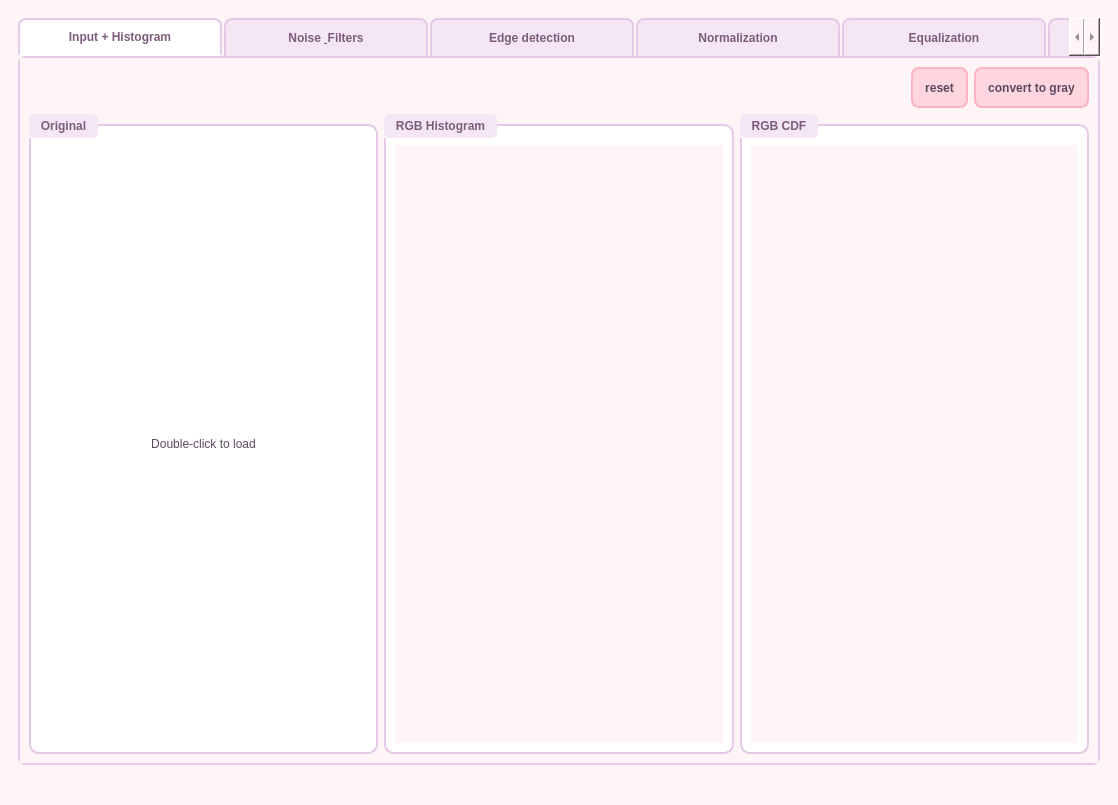
<?xml version="1.0" encoding="UTF-8"?>
<ui version="4.0">
 <class>MainWindow</class>
 <widget class="QMainWindow" name="MainWindow">
  <property name="geometry">
   <rect>
    <x>0</x>
    <y>0</y>
    <width>1118</width>
    <height>771</height>
   </rect>
  </property>
  <property name="windowTitle">
   <string>MainWindow</string>
  </property>
  <property name="styleSheet">
   <string notr="true">QMainWindow {
    background-color: #FFF5F7;
}

QWidget {
    background-color: #FFF5F7;
    color: #5A4A5D;
}

QPushButton {
    background-color: #FFD6E0;
    border: 2px solid #FFB3C6;
    border-radius: 8px;
    padding: 6px 12px;
    color: #5A4A5D;
    font-weight: bold;
    min-height: 25px;
}

QPushButton:hover {
    background-color: #FFE0E9;
    border-color: #FF99B3;
}

QPushButton:pressed {
    background-color: #FFB3C6;
}

QGroupBox {
    border: 2px solid #E6C9E6;
    border-radius: 10px;
    margin-top: 10px;
    padding-top: 10px;
    background-color: #FFFFFF;
    font-weight: bold;
    color: #7B5D7B;
}

QGroupBox::title {
    subcontrol-origin: margin;
    subcontrol-position: top left;
    padding: 5px 10px;
    background-color: #F5E6F5;
    border-radius: 5px;
    color: #7B5D7B;
}

QLabel {
    color: #5A4A5D;
    background-color: transparent;
}

QTabWidget::pane {
    border: 2px solid #E6C9E6;
    border-radius: 8px;
    background-color: #FFFFFF;
}

QTabBar::tab {
    background-color: #F5E6F5;
    border: 2px solid #E6C9E6;
    border-bottom: none;
    border-top-left-radius: 8px;
    border-top-right-radius: 8px;
    padding: 10px 25px;
    margin-right: 2px;
    color: #7B5D7B;
    font-weight: bold;
    min-width: 150px;
}

QTabBar::tab:selected {
    background-color: #FFFFFF;
    border-bottom: 2px solid #FFFFFF;
}

QTabBar::tab:hover {
    background-color: #FFE0E9;
}

QComboBox {
    background-color: #FFFFFF;
    border: 2px solid #E6C9E6;
    border-radius: 5px;
    padding: 5px;
    color: #5A4A5D;
}

QComboBox:hover {
    border-color: #D4B3D4;
}

QSlider::groove:horizontal {
    background: #E6C9E6;
    height: 8px;
    border-radius: 4px;
}

QSlider::handle:horizontal {
    background: #FFB3C6;
    border: 2px solid #FF99B3;
    width: 18px;
    margin: -5px 0;
    border-radius: 9px;
}

QSlider::handle:horizontal:hover {
    background: #FFD6E0;
}</string>
  </property>
  <widget class="QWidget" name="centralwidget">
   <layout class="QHBoxLayout" name="horizontalLayout">
    <item>
     <widget class="QWidget" name="widget" native="true">
      <layout class="QHBoxLayout" name="horizontalLayout_2">
       <item>
        <widget class="QTabWidget" name="tabWidget">
         <property name="currentIndex">
          <number>0</number>
         </property>
         <widget class="QWidget" name="tab">
          <attribute name="title">
           <string>Input + Histogram</string>
          </attribute>
          <layout class="QVBoxLayout" name="verticalLayout">
           <item>
            <layout class="QHBoxLayout" name="buttonLayout">
             <item>
              <spacer name="horizontalSpacer">
               <property name="orientation">
                <enum>Qt::Horizontal</enum>
               </property>
               <property name="sizeHint" stdset="0">
                <size>
                 <width>40</width>
                 <height>20</height>
                </size>
               </property>
              </spacer>
             </item>
             <item>
              <widget class="QPushButton" name="btn_reset">
               <property name="text">
                <string>reset</string>
               </property>
              </widget>
             </item>
             <item>
              <widget class="QPushButton" name="btn_convert_gray">
               <property name="text">
                <string>convert to gray</string>
               </property>
              </widget>
             </item>
            </layout>
           </item>
           <item>
            <layout class="QHBoxLayout" name="mainContentLayout">
             <item>
              <widget class="QGroupBox" name="groupBox">
               <property name="title">
                <string>Original</string>
               </property>
               <layout class="QVBoxLayout" name="inputImageLayout">
                <item>
                 <widget class="QLabel" name="InputImage">
                  <property name="text">
                   <string>Double-click to load</string>
                  </property>
                  <property name="alignment">
                   <set>Qt::AlignCenter</set>
                  </property>
                 </widget>
                </item>
               </layout>
              </widget>
             </item>
             <item>
              <widget class="QGroupBox" name="groupBox_4">
               <property name="title">
                <string>RGB Histogram</string>
               </property>
               <layout class="QVBoxLayout" name="inputHistogramLayout">
                <item>
                 <widget class="QWidget" name="InputHistogram" native="true"/>
                </item>
               </layout>
              </widget>
             </item>
             <item>
              <widget class="QGroupBox" name="groupBox_5">
               <property name="title">
                <string>RGB CDF</string>
               </property>
               <layout class="QVBoxLayout" name="inputDistributionLayout">
                <item>
                 <widget class="QWidget" name="InputDistribution" native="true"/>
                </item>
               </layout>
              </widget>
             </item>
            </layout>
           </item>
          </layout>
         </widget>
        <widget class="QWidget" name="tab_2">
         <attribute name="title">
          <string>Noise &amp; Filters</string>
         </attribute>

         <layout class="QVBoxLayout" name="noise_mainLayout">

          <!-- Controls Layout (like Edge Controls) -->
          <item>
           <layout class="QHBoxLayout" name="noise_controlsLayout">

            <!-- Noise Type -->
            <item>
             <widget class="QLabel" name="noise_lbl_type">
              <property name="text">
               <string>Noise Type:</string>
              </property>
             </widget>
            </item>
            <item>
             <widget class="QComboBox" name="noise_combo_type"/>
            </item>

            <!-- Noise Amount -->
            <item>
             <widget class="QLabel" name="noise_lbl_amount">
              <property name="text">
               <string>Amount:</string>
              </property>
             </widget>
            </item>
            <item>
             <widget class="QSlider" name="noise_slider_amount">
              <property name="minimum"><number>0</number></property>
              <property name="maximum"><number>100</number></property>
              <property name="value"><number>20</number></property>
              <property name="orientation">
               <enum>Qt::Horizontal</enum>
              </property>
             </widget>
            </item>

            <!-- Apply Noise Button -->
            <item>
             <widget class="QPushButton" name="noise_btn_apply">
              <property name="text">
               <string>Apply Noise</string>
              </property>
             </widget>
            </item>

            <!-- Filter Type -->
            <item>
             <widget class="QLabel" name="filter_lbl_type">
              <property name="text">
               <string>Filter Type:</string>
              </property>
             </widget>
            </item>
            <item>
             <widget class="QComboBox" name="noise_combo_filter"/>
            </item>

            <!-- Apply Filter Button -->
            <item>
             <widget class="QPushButton" name="filter_btn_apply">
              <property name="text">
               <string>Apply Filter</string>
              </property>
             </widget>
            </item>

           </layout>
          </item>

          <!-- Images Layout (like Edge Images) -->
          <item>
           <layout class="QHBoxLayout" name="noise_imageLayout">

            <!-- Input Image -->
            <item>
             <widget class="QGroupBox" name="noise_input_group">
              <property name="title">
               <string>Input Image</string>
              </property>
              <layout class="QVBoxLayout" name="noise_input_layout">
               <item>
                <widget class="QLabel" name="noise_input_image">
                 <property name="minimumSize">
                  <size><width>300</width><height>300</height></size>
                 </property>
                 <property name="alignment">
                  <set>Qt::AlignCenter</set>
                 </property>
                </widget>
               </item>
              </layout>
             </widget>
            </item>

            <!-- Noisy Image -->
            <item>
             <widget class="QGroupBox" name="noise_noisy_group">
              <property name="title">
               <string>Noisy Image</string>
              </property>
              <layout class="QVBoxLayout" name="noise_noisy_layout">
               <item>
                <widget class="QLabel" name="noise_noisy_image">
                 <property name="alignment">
                  <set>Qt::AlignCenter</set>
                 </property>
                </widget>
               </item>
              </layout>
             </widget>
            </item>

            <!-- Filtered Image -->
            <item>
             <widget class="QGroupBox" name="noise_filtered_group">
              <property name="title">
               <string>Filtered Image</string>
              </property>
              <layout class="QVBoxLayout" name="noise_filtered_layout">
               <item>
                <widget class="QLabel" name="noise_filtered_image">
                 <property name="alignment">
                  <set>Qt::AlignCenter</set>
                 </property>
                </widget>
               </item>
              </layout>
             </widget>
            </item>

           </layout>
          </item>

         </layout>
        </widget>
         <widget class="QWidget" name="tab_3">
          <attribute name="title">
           <string>Edge detection</string>
          </attribute>
          <layout class="QVBoxLayout" name="edge_mainLayout">
           <item>
            <layout class="QHBoxLayout" name="edge_controlsLayout">
             <item>
              <widget class="QLabel" name="edge_label">
               <property name="text">
                <string>Select Edge Mask:</string>
               </property>
              </widget>
             </item>
             <item>
              <widget class="QComboBox" name="edge_combo">
               <property name="minimumSize">
                <size>
                 <width>150</width>
                 <height>0</height>
                </size>
               </property>
              </widget>
             </item>
             <item>
              <spacer name="edge_spacer">
               <property name="orientation">
                <enum>Qt::Horizontal</enum>
               </property>
               <property name="sizeHint" stdset="0">
                <size>
                 <width>40</width>
                 <height>20</height>
                </size>
               </property>
              </spacer>
             </item>
            </layout>
           </item>
           <item>
            <layout class="QHBoxLayout" name="edge_imageLayout">
             <item>
              <widget class="QGroupBox" name="edge_input_group">
               <property name="title">
                <string>Input Image</string>
               </property>
               <layout class="QVBoxLayout" name="edge_input_layout">
                <item>
                 <widget class="QLabel" name="edge_input_image">
                  <property name="minimumSize">
                   <size>
                    <width>400</width>
                    <height>400</height>
                   </size>
                  </property>
                  <property name="text">
                   <string>Double-click to load image</string>
                  </property>
                  <property name="alignment">
                   <set>Qt::AlignCenter</set>
                  </property>
                 </widget>
                </item>
               </layout>
              </widget>
             </item>
             <item>
              <widget class="QGroupBox" name="edge_output_group">
               <property name="title">
                <string>Edge Detection Result</string>
               </property>
               <layout class="QVBoxLayout" name="edge_output_layout">
                <item>
                 <widget class="QLabel" name="edge_output_image">
                  <property name="minimumSize">
                   <size>
                    <width>400</width>
                    <height>400</height>
                   </size>
                  </property>
                  <property name="text">
                   <string/>
                  </property>
                  <property name="alignment">
                   <set>Qt::AlignCenter</set>
                  </property>
                 </widget>
                </item>
               </layout>
              </widget>
             </item>
            </layout>
           </item>
          </layout>
         </widget>
         <widget class="QWidget" name="tab_5">
          <attribute name="title">
           <string>Normalization</string>
          </attribute>
         </widget>
         <widget class="QWidget" name="tab_6">
          <attribute name="title">
           <string>Equalization</string>
          </attribute>
          <layout class="QVBoxLayout" name="equalization_mainLayout">
           <item>
            <layout class="QHBoxLayout" name="equalization_controlsLayout">
             <item>
              <spacer name="equalization_spacer">
               <property name="orientation">
                <enum>Qt::Horizontal</enum>
               </property>
               <property name="sizeHint" stdset="0">
                <size>
                 <width>40</width>
                 <height>20</height>
                </size>
               </property>
              </spacer>
             </item>
             <item>
              <widget class="QPushButton" name="equalization_btn_apply">
               <property name="text">
                <string>Apply Equalization</string>
               </property>
               <property name="minimumSize">
                <size>
                 <width>150</width>
                 <height>30</height>
                </size>
               </property>
              </widget>
             </item>
            </layout>
           </item>
           <item>
            <layout class="QHBoxLayout" name="equalization_imageLayout">
             <item>
              <widget class="QGroupBox" name="equalization_input_group">
               <property name="title">
                <string>Original Image</string>
               </property>
               <layout class="QVBoxLayout" name="equalization_input_layout">
                <item>
                 <widget class="QLabel" name="equalization_input_image">
                  <property name="minimumSize">
                   <size>
                    <width>350</width>
                    <height>350</height>
                   </size>
                  </property>
                  <property name="text">
                   <string>Double-click to load image</string>
                  </property>
                  <property name="alignment">
                   <set>Qt::AlignCenter</set>
                  </property>
                 </widget>
                </item>
               </layout>
              </widget>
             </item>
             <item>
              <widget class="QGroupBox" name="equalization_output_group">
               <property name="title">
                <string>Equalized Image</string>
               </property>
               <layout class="QVBoxLayout" name="equalization_output_layout">
                <item>
                 <widget class="QLabel" name="equalization_output_image">
                  <property name="minimumSize">
                   <size>
                    <width>350</width>
                    <height>350</height>
                   </size>
                  </property>
                  <property name="text">
                   <string/>
                  </property>
                  <property name="alignment">
                   <set>Qt::AlignCenter</set>
                  </property>
                 </widget>
                </item>
               </layout>
              </widget>
             </item>
            </layout>
           </item>
           <item>
            <layout class="QHBoxLayout" name="equalization_histogramLayout">
             <item>
              <widget class="QGroupBox" name="equalization_input_hist_group">
               <property name="title">
                <string>Original Histogram</string>
               </property>
               <layout class="QVBoxLayout" name="equalization_input_hist_layout">
                <item>
                 <widget class="QWidget" name="equalization_input_histogram" native="true">
                  <property name="minimumSize">
                   <size>
                    <width>350</width>
                    <height>200</height>
                   </size>
                  </property>
                 </widget>
                </item>
               </layout>
              </widget>
             </item>
             <item>
              <widget class="QGroupBox" name="equalization_output_hist_group">
               <property name="title">
                <string>Equalized Histogram</string>
               </property>
               <layout class="QVBoxLayout" name="equalization_output_hist_layout">
                <item>
                 <widget class="QWidget" name="equalization_output_histogram" native="true">
                  <property name="minimumSize">
                   <size>
                    <width>350</width>
                    <height>200</height>
                   </size>
                  </property>
                 </widget>
                </item>
               </layout>
              </widget>
             </item>
            </layout>
           </item>
          </layout>
         </widget>
         <widget class="QWidget" name="tab_4">
          <attribute name="title">
           <string>Hybrid Images</string>
          </attribute>
          <layout class="QVBoxLayout" name="hybrid_mainLayout">
           <item>
            <layout class="QHBoxLayout" name="hybrid_inputImagesLayout">
             <item>
              <widget class="QGroupBox" name="hybrid_groupBox_img1">
               <property name="minimumSize">
                <size>
                 <width>0</width>
                 <height>220</height>
                </size>
               </property>
               <property name="title">
                <string>Image 1  (double-click to load)</string>
               </property>
               <layout class="QVBoxLayout" name="hybrid_img1Layout">
                <item>
                 <widget class="QLabel" name="hybrid_label_img1">
                  <property name="text">
                   <string>Double-click to load image</string>
                  </property>
                  <property name="scaledContents">
                   <bool>false</bool>
                  </property>
                  <property name="alignment">
                   <set>Qt::AlignCenter</set>
                  </property>
                 </widget>
                </item>
               </layout>
              </widget>
             </item>
             <item>
              <widget class="QGroupBox" name="hybrid_groupBox_img2">
               <property name="minimumSize">
                <size>
                 <width>0</width>
                 <height>220</height>
                </size>
               </property>
               <property name="title">
                <string>Image 2  (double-click to load)</string>
               </property>
               <layout class="QVBoxLayout" name="hybrid_img2Layout">
                <item>
                 <widget class="QLabel" name="hybrid_label_img2">
                  <property name="text">
                   <string>Double-click to load image</string>
                  </property>
                  <property name="scaledContents">
                   <bool>false</bool>
                  </property>
                  <property name="alignment">
                   <set>Qt::AlignCenter</set>
                  </property>
                 </widget>
                </item>
               </layout>
              </widget>
             </item>
            </layout>
           </item>
           <item>
            <widget class="QGroupBox" name="hybrid_groupBox_controls">
             <property name="title">
              <string>Controls</string>
             </property>
             <layout class="QVBoxLayout" name="hybrid_controlsLayout">
              <item>
               <layout class="QHBoxLayout" name="hybrid_lowCutoffRow">
                <item>
                 <widget class="QLabel" name="hybrid_lbl_low">
                  <property name="minimumSize">
                   <size>
                    <width>170</width>
                    <height>0</height>
                   </size>
                  </property>
                  <property name="text">
                   <string>Low Cutoff (Image 1 LPF):</string>
                  </property>
                 </widget>
                </item>
                <item>
                 <widget class="QSlider" name="hybrid_slider_low_cutoff">
                  <property name="minimum">
                   <number>1</number>
                  </property>
                  <property name="maximum">
                   <number>100</number>
                  </property>
                  <property name="value">
                   <number>30</number>
                  </property>
                  <property name="orientation">
                   <enum>Qt::Horizontal</enum>
                  </property>
                 </widget>
                </item>
                <item>
                 <widget class="QLabel" name="hybrid_label_low_val">
                  <property name="minimumSize">
                   <size>
                    <width>35</width>
                    <height>0</height>
                   </size>
                  </property>
                  <property name="text">
                   <string>30</string>
                  </property>
                  <property name="alignment">
                   <set>Qt::AlignCenter</set>
                  </property>
                 </widget>
                </item>
               </layout>
              </item>
              <item>
               <layout class="QHBoxLayout" name="hybrid_highCutoffRow">
                <item>
                 <widget class="QLabel" name="hybrid_lbl_high">
                  <property name="minimumSize">
                   <size>
                    <width>170</width>
                    <height>0</height>
                   </size>
                  </property>
                  <property name="text">
                   <string>High Cutoff (Image 2 HPF):</string>
                  </property>
                 </widget>
                </item>
                <item>
                 <widget class="QSlider" name="hybrid_slider_high_cutoff">
                  <property name="minimum">
                   <number>1</number>
                  </property>
                  <property name="maximum">
                   <number>100</number>
                  </property>
                  <property name="value">
                   <number>20</number>
                  </property>
                  <property name="orientation">
                   <enum>Qt::Horizontal</enum>
                  </property>
                 </widget>
                </item>
                <item>
                 <widget class="QLabel" name="hybrid_label_high_val">
                  <property name="minimumSize">
                   <size>
                    <width>35</width>
                    <height>0</height>
                   </size>
                  </property>
                  <property name="text">
                   <string>20</string>
                  </property>
                  <property name="alignment">
                   <set>Qt::AlignCenter</set>
                  </property>
                 </widget>
                </item>
               </layout>
              </item>
              <item>
               <layout class="QHBoxLayout" name="hybrid_alphaRow">
                <item>
                 <widget class="QLabel" name="hybrid_lbl_alpha">
                  <property name="minimumSize">
                   <size>
                    <width>170</width>
                    <height>0</height>
                   </size>
                  </property>
                  <property name="text">
                   <string>Alpha (blend weight):</string>
                  </property>
                 </widget>
                </item>
                <item>
                 <widget class="QSlider" name="hybrid_slider_alpha">
                  <property name="minimum">
                   <number>0</number>
                  </property>
                  <property name="maximum">
                   <number>100</number>
                  </property>
                  <property name="value">
                   <number>50</number>
                  </property>
                  <property name="orientation">
                   <enum>Qt::Horizontal</enum>
                  </property>
                 </widget>
                </item>
                <item>
                 <widget class="QLabel" name="hybrid_label_alpha_val">
                  <property name="minimumSize">
                   <size>
                    <width>35</width>
                    <height>0</height>
                   </size>
                  </property>
                  <property name="text">
                   <string>0.50</string>
                  </property>
                  <property name="alignment">
                   <set>Qt::AlignCenter</set>
                  </property>
                 </widget>
                </item>
               </layout>
              </item>
              <item>
               <layout class="QHBoxLayout" name="hybrid_btnRow">
                <item>
                 <spacer name="hybrid_spacer_left">
                  <property name="orientation">
                   <enum>Qt::Horizontal</enum>
                  </property>
                  <property name="sizeHint" stdset="0">
                   <size>
                    <width>40</width>
                    <height>20</height>
                   </size>
                  </property>
                 </spacer>
                </item>
                <item>
                 <widget class="QPushButton" name="hybrid_btn_create">
                  <property name="minimumSize">
                   <size>
                    <width>160</width>
                    <height>30</height>
                   </size>
                  </property>
                  <property name="text">
                   <string>Create Hybrid Image</string>
                  </property>
                 </widget>
                </item>
                <item>
                 <spacer name="hybrid_spacer_right">
                  <property name="orientation">
                   <enum>Qt::Horizontal</enum>
                  </property>
                  <property name="sizeHint" stdset="0">
                   <size>
                    <width>40</width>
                    <height>20</height>
                   </size>
                  </property>
                 </spacer>
                </item>
               </layout>
              </item>
             </layout>
            </widget>
           </item>
           <item>
            <layout class="QHBoxLayout" name="hybrid_outputLayout">
             <item>
              <widget class="QGroupBox" name="hybrid_groupBox_low">
               <property name="minimumSize">
                <size>
                 <width>0</width>
                 <height>200</height>
                </size>
               </property>
               <property name="title">
                <string>Low Pass  (Image 1)</string>
               </property>
               <layout class="QVBoxLayout" name="hybrid_lowLayout">
                <item>
                 <widget class="QLabel" name="hybrid_label_low_result">
                  <property name="text">
                   <string/>
                  </property>
                  <property name="alignment">
                   <set>Qt::AlignCenter</set>
                  </property>
                 </widget>
                </item>
               </layout>
              </widget>
             </item>
             <item>
              <widget class="QGroupBox" name="hybrid_groupBox_high">
               <property name="minimumSize">
                <size>
                 <width>0</width>
                 <height>200</height>
                </size>
               </property>
               <property name="title">
                <string>High Pass  (Image 2)</string>
               </property>
               <layout class="QVBoxLayout" name="hybrid_highLayout">
                <item>
                 <widget class="QLabel" name="hybrid_label_high_result">
                  <property name="text">
                   <string/>
                  </property>
                  <property name="alignment">
                   <set>Qt::AlignCenter</set>
                  </property>
                 </widget>
                </item>
               </layout>
              </widget>
             </item>
             <item>
              <widget class="QGroupBox" name="hybrid_groupBox_hybrid">
               <property name="minimumSize">
                <size>
                 <width>0</width>
                 <height>200</height>
                </size>
               </property>
               <property name="title">
                <string>Hybrid Result</string>
               </property>
               <layout class="QVBoxLayout" name="hybrid_hybridLayout">
                <item>
                 <widget class="QLabel" name="hybrid_label_hybrid_result">
                  <property name="text">
                   <string/>
                  </property>
                  <property name="alignment">
                   <set>Qt::AlignCenter</set>
                  </property>
                 </widget>
                </item>
               </layout>
              </widget>
             </item>
            </layout>
           </item>
          </layout>
         </widget>
        </widget>
       </item>
      </layout>
     </widget>
    </item>
   </layout>
  </widget>
  <widget class="QMenuBar" name="menubar">
   <property name="geometry">
    <rect>
     <x>0</x>
     <y>0</y>
     <width>1118</width>
     <height>26</height>
    </rect>
   </property>
  </widget>
  <widget class="QStatusBar" name="statusbar"/>
 </widget>
 <resources/>
 <connections/>
</ui>
